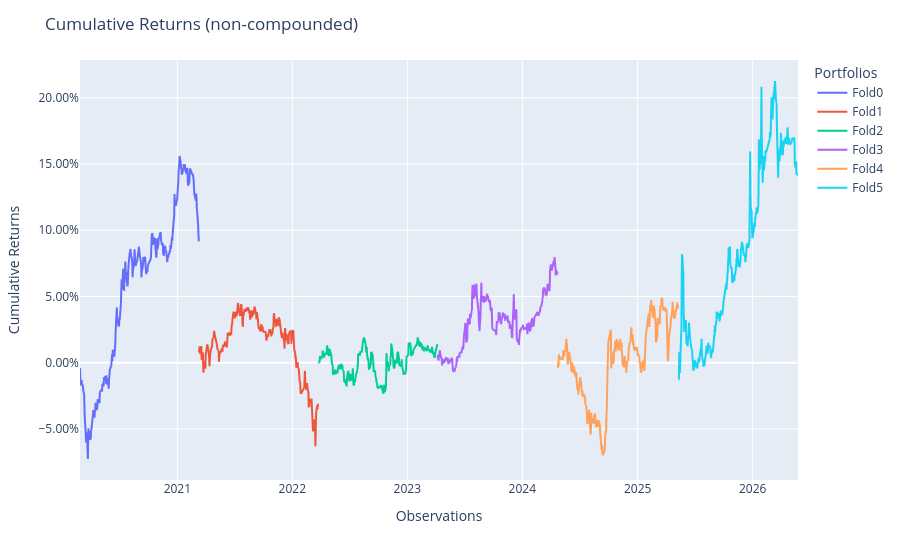

Source (notebook cell):
### Code cell
oos_pop = Population([fold['test'] for fold in fold_results])
oos_pop.plot_cumulative_returns()

### Figure 1 — Plotly figure (JSON) as saved in the notebook; plotly's stock layout.template omitted (floating-point values rounded to 4 significant figures; data arrays with more than 128 entries replaced by an {"elided": "..."} marker saying what was removed)
{"data": [{"hovertemplate": "variable=Fold0<br>index=%{x}<br>value=%{y}<extra></extra>", "legendgroup": "Fold0", "line": {"color": "#636efa", "dash": "solid"}, "marker": {"symbol": "circle"}, "mode": "lines", "name": "Fold0", "showlegend": true, "type": "scattergl", "x": {"elided": "1512 str values"}, "xaxis": "x", "y": {"elided": "1512 float values"}, "yaxis": "y"}, {"hovertemplate": "variable=Fold1<br>index=%{x}<br>value=%{y}<extra></extra>", "legendgroup": "Fold1", "line": {"color": "#EF553B", "dash": "solid"}, "marker": {"symbol": "circle"}, "mode": "lines", "name": "Fold1", "showlegend": true, "type": "scattergl", "x": {"elided": "1512 str values"}, "xaxis": "x", "y": {"elided": "1512 float values"}, "yaxis": "y"}, {"hovertemplate": "variable=Fold2<br>index=%{x}<br>value=%{y}<extra></extra>", "legendgroup": "Fold2", "line": {"color": "#00cc96", "dash": "solid"}, "marker": {"symbol": "circle"}, "mode": "lines", "name": "Fold2", "showlegend": true, "type": "scattergl", "x": {"elided": "1512 str values"}, "xaxis": "x", "y": {"elided": "1512 float values"}, "yaxis": "y"}, {"hovertemplate": "variable=Fold3<br>index=%{x}<br>value=%{y}<extra></extra>", "legendgroup": "Fold3", "line": {"color": "#ab63fa", "dash": "solid"}, "marker": {"symbol": "circle"}, "mode": "lines", "name": "Fold3", "showlegend": true, "type": "scattergl", "x": {"elided": "1512 str values"}, "xaxis": "x", "y": {"elided": "1512 float values"}, "yaxis": "y"}, {"hovertemplate": "variable=Fold4<br>index=%{x}<br>value=%{y}<extra></extra>", "legendgroup": "Fold4", "line": {"color": "#FFA15A", "dash": "solid"}, "marker": {"symbol": "circle"}, "mode": "lines", "name": "Fold4", "showlegend": true, "type": "scattergl", "x": {"elided": "1512 str values"}, "xaxis": "x", "y": {"elided": "1512 float values"}, "yaxis": "y"}, {"hovertemplate": "variable=Fold5<br>index=%{x}<br>value=%{y}<extra></extra>", "legendgroup": "Fold5", "line": {"color": "#19d3f3", "dash": "solid"}, "marker": {"symbol": "circle"}, "mode": "lines", "name": "Fold5", "showlegend": true, "type": "scattergl", "x": {"elided": "1512 str values"}, "xaxis": "x", "y": {"elided": "1512 float values"}, "yaxis": "y"}], "layout": {"legend": {"title": {"text": "Portfolios"}, "tracegroupgap": 0}, "margin": {"t": 60}, "title": {"text": "Cumulative Returns (non-compounded)"}, "xaxis": {"anchor": "y", "domain": [0, 1], "title": {"text": "Observations"}}, "yaxis": {"anchor": "x", "domain": [0, 1], "tickformat": ".2%", "title": {"text": "Cumulative Returns"}}}}
